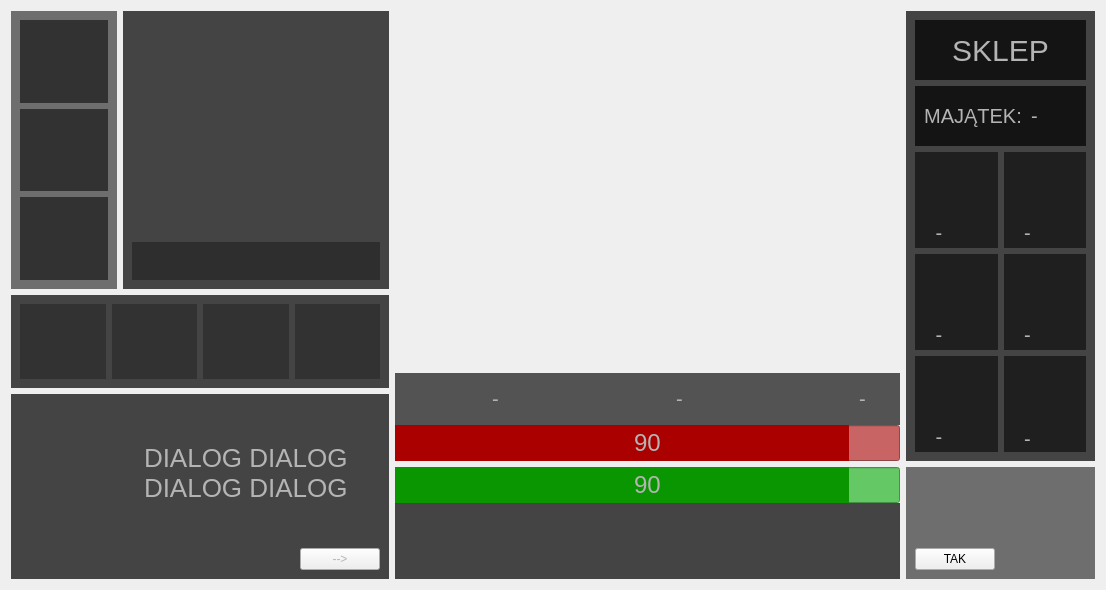
<?xml version="1.0" encoding="UTF-8"?>
<ui version="4.0">
 <class>GameScreen</class>
 <widget class="QWidget" name="GameScreen">
  <property name="geometry">
   <rect>
    <x>0</x>
    <y>0</y>
    <width>1106</width>
    <height>590</height>
   </rect>
  </property>
  <property name="windowTitle">
   <string>Form</string>
  </property>
  <property name="styleSheet">
   <string notr="true">#GameScreen {
border-image: url(:/images/images/Level 0 - Prologue/Pic5.png) 0 0 0 0 stretch stretch;
}</string>
  </property>
  <layout class="QHBoxLayout" name="horizontalLayout_16" stretch="6,8,3">
   <item>
    <layout class="QVBoxLayout" name="verticalLayout_11" stretch="3,1,2">
     <item>
      <layout class="QHBoxLayout" name="horizontalLayout_15" stretch="2,5">
       <item>
        <widget class="QWidget" name="specialItemsWidget" native="true">
         <property name="styleSheet">
          <string notr="true">background-color: rgba(20,20,20,150);</string>
         </property>
         <layout class="QVBoxLayout" name="verticalLayout_2">
          <item>
           <widget class="QLabel" name="blahajSlotLabel">
            <property name="styleSheet">
             <string notr="true">background-color: rgb(50,50,50);</string>
            </property>
            <property name="text">
             <string/>
            </property>
           </widget>
          </item>
          <item>
           <widget class="QLabel" name="manulSlotLabel">
            <property name="styleSheet">
             <string notr="true">background-color: rgb(50,50,50);</string>
            </property>
            <property name="text">
             <string/>
            </property>
           </widget>
          </item>
          <item>
           <widget class="QLabel" name="drPieprzerSlotLabel">
            <property name="styleSheet">
             <string notr="true">background-color: rgb(50,50,50);</string>
            </property>
            <property name="text">
             <string/>
            </property>
           </widget>
          </item>
         </layout>
        </widget>
       </item>
       <item>
        <widget class="QWidget" name="heroWidget" native="true">
         <property name="styleSheet">
          <string notr="true">#heroWidget {
background-color: rgba(20,20,20,200);
}</string>
         </property>
         <layout class="QVBoxLayout" name="verticalLayout" stretch="6,1">
          <item>
           <widget class="QLabel" name="heroLabel">
            <property name="styleSheet">
             <string notr="true">border-image: url(:/images/images/AppScreenArt/Woman.png) 0 0 0 0 stretch stretch;</string>
            </property>
            <property name="text">
             <string/>
            </property>
           </widget>
          </item>
          <item>
           <widget class="QWidget" name="heroStatWidget" native="true">
            <property name="styleSheet">
             <string notr="true">#heroStatWidget {
background-color: rgba(40,40,40,200);
}</string>
            </property>
            <layout class="QHBoxLayout" name="horizontalLayout" stretch="2,2,1,2,2,1,2,2">
             <item>
              <widget class="QLabel" name="heroAttackPointsIconLabel">
               <property name="styleSheet">
                <string notr="true">#heroAttackPointsIconLabel {
border-image: url(:/images/images/AppScreenArt/attackPoints.png) 0 0 0 0 stretch stretch;
}</string>
               </property>
               <property name="text">
                <string/>
               </property>
              </widget>
             </item>
             <item>
              <widget class="QLabel" name="heroAttackPointsLabel">
               <property name="styleSheet">
                <string notr="true">color: rgb(180,180,180);
font-size: 16px;</string>
               </property>
               <property name="text">
                <string/>
               </property>
               <property name="alignment">
                <set>Qt::AlignCenter</set>
               </property>
              </widget>
             </item>
             <item>
              <spacer name="horizontalSpacer_2">
               <property name="orientation">
                <enum>Qt::Horizontal</enum>
               </property>
               <property name="sizeHint" stdset="0">
                <size>
                 <width>2</width>
                 <height>20</height>
                </size>
               </property>
              </spacer>
             </item>
             <item>
              <widget class="QLabel" name="heroDefensePointsIconLabel">
               <property name="styleSheet">
                <string notr="true">#heroDefensePointsIconLabel {
border-image: url(:/images/images/AppScreenArt/defensePoints.png) 0 0 0 0 stretch stretch;
}</string>
               </property>
               <property name="text">
                <string/>
               </property>
              </widget>
             </item>
             <item>
              <widget class="QLabel" name="heroDefensePointsLabel">
               <property name="styleSheet">
                <string notr="true">color: rgb(180,180,180);
font-size: 16px;</string>
               </property>
               <property name="text">
                <string/>
               </property>
               <property name="alignment">
                <set>Qt::AlignCenter</set>
               </property>
              </widget>
             </item>
             <item>
              <spacer name="horizontalSpacer_3">
               <property name="orientation">
                <enum>Qt::Horizontal</enum>
               </property>
               <property name="sizeHint" stdset="0">
                <size>
                 <width>3</width>
                 <height>20</height>
                </size>
               </property>
              </spacer>
             </item>
             <item>
              <widget class="QLabel" name="heroHealthPointsIconLabel">
               <property name="styleSheet">
                <string notr="true">#heroHealthPointsIconLabel {
border-image: url(:/images/images/AppScreenArt/healthPoints.png) 0 0 0 0 stretch stretch;
}</string>
               </property>
               <property name="text">
                <string/>
               </property>
              </widget>
             </item>
             <item>
              <widget class="QLabel" name="heroHealthPointsLabel">
               <property name="styleSheet">
                <string notr="true">color: rgb(180,180,180);
font-size: 16px;</string>
               </property>
               <property name="text">
                <string/>
               </property>
               <property name="alignment">
                <set>Qt::AlignCenter</set>
               </property>
              </widget>
             </item>
            </layout>
           </widget>
          </item>
         </layout>
        </widget>
       </item>
      </layout>
     </item>
     <item>
      <widget class="QWidget" name="inventoryWidget" native="true">
       <property name="styleSheet">
        <string notr="true">#inventoryWidget {
background-color: rgba(20,20,20,200);
}</string>
       </property>
       <layout class="QHBoxLayout" name="horizontalLayout_3">
        <item>
         <widget class="QLabel" name="keychainLabel">
          <property name="styleSheet">
           <string notr="true">#keychainLabel {
background-color: rgb(50,50,50);
}</string>
          </property>
          <property name="text">
           <string/>
          </property>
          <property name="alignment">
           <set>Qt::AlignCenter</set>
          </property>
         </widget>
        </item>
        <item>
         <widget class="QLabel" name="keyLabel">
          <property name="styleSheet">
           <string notr="true">#keyLabel {
background-color: rgb(50,50,50);
}</string>
          </property>
          <property name="text">
           <string/>
          </property>
         </widget>
        </item>
        <item>
         <widget class="QLabel" name="idLabel">
          <property name="styleSheet">
           <string notr="true">#idLabel {
background-color: rgb(50,50,50);
}</string>
          </property>
          <property name="text">
           <string/>
          </property>
         </widget>
        </item>
        <item>
         <widget class="QLabel" name="moneyLabel">
          <property name="styleSheet">
           <string notr="true">#moneyLabel {
background-color: rgb(50,50,50);
}</string>
          </property>
          <property name="text">
           <string/>
          </property>
         </widget>
        </item>
       </layout>
      </widget>
     </item>
     <item>
      <widget class="QWidget" name="dialogWidget" native="true">
       <property name="styleSheet">
        <string notr="true">#dialogWidget {
background-color: rgba(20,20,20,200);
}</string>
       </property>
       <layout class="QHBoxLayout" name="horizontalLayout_2" stretch="1,2">
        <item>
         <layout class="QVBoxLayout" name="nameAndSpeakerLayout" stretch="4,1">
          <item>
           <widget class="QLabel" name="speakerLabel">
            <property name="text">
             <string/>
            </property>
            <property name="alignment">
             <set>Qt::AlignCenter</set>
            </property>
           </widget>
          </item>
          <item>
           <widget class="QLabel" name="nameLabel">
            <property name="styleSheet">
             <string notr="true">#nameLabel {
color: rgb(180,180,180);
font-size: 20px;
}</string>
            </property>
            <property name="text">
             <string/>
            </property>
            <property name="alignment">
             <set>Qt::AlignCenter</set>
            </property>
           </widget>
          </item>
         </layout>
        </item>
        <item>
         <layout class="QVBoxLayout" name="dialogAndCLayout" stretch="4,1">
          <item>
           <widget class="QLabel" name="dialogLabel">
            <property name="styleSheet">
             <string notr="true">#dialogLabel {
color: rgb(180,180,180);
font-size: 26px;
}</string>
            </property>
            <property name="text">
             <string>DIALOG DIALOG DIALOG DIALOG</string>
            </property>
            <property name="wordWrap">
             <bool>true</bool>
            </property>
           </widget>
          </item>
          <item>
           <layout class="QHBoxLayout" name="continueButtonLayout">
            <item>
             <spacer name="horizontalSpacer">
              <property name="orientation">
               <enum>Qt::Horizontal</enum>
              </property>
              <property name="sizeHint" stdset="0">
               <size>
                <width>40</width>
                <height>20</height>
               </size>
              </property>
             </spacer>
            </item>
            <item>
             <widget class="QPushButton" name="continueButton">
              <property name="styleSheet">
               <string notr="true">#continueButton {
color: rgb(180,180,180);
}</string>
              </property>
              <property name="text">
               <string>--&gt;</string>
              </property>
             </widget>
            </item>
           </layout>
          </item>
         </layout>
        </item>
       </layout>
      </widget>
     </item>
    </layout>
   </item>
   <item>
    <layout class="QVBoxLayout" name="verticalLayout_15" stretch="4,1">
     <item>
      <widget class="QWidget" name="enemyWidget" native="true">
       <property name="styleSheet">
        <string notr="true"/>
       </property>
       <layout class="QVBoxLayout" name="verticalLayout_3" stretch="7,1,1">
        <property name="spacing">
         <number>0</number>
        </property>
        <property name="leftMargin">
         <number>0</number>
        </property>
        <property name="topMargin">
         <number>0</number>
        </property>
        <property name="rightMargin">
         <number>0</number>
        </property>
        <property name="bottomMargin">
         <number>0</number>
        </property>
        <item>
         <widget class="QClickableLabel" name="enemyLabel">
          <property name="text">
           <string/>
          </property>
         </widget>
        </item>
        <item>
         <widget class="QWidget" name="enemyStatWidget" native="true">
          <property name="styleSheet">
           <string notr="true">#enemyStatWidget {
background-color: rgba(40,40,40,200);
}</string>
          </property>
          <layout class="QHBoxLayout" name="horizontalLayout_4" stretch="1,1,1,1,1,1,1,1">
           <item>
            <widget class="QLabel" name="enemyAttackPointsIconLabel">
             <property name="styleSheet">
              <string notr="true">#enemyAttackPointsIconLabel {
border-image: url(:/images/images/AppScreenArt/attackPoints.png) 0 0 0 0 stretch stretch;
}</string>
             </property>
             <property name="text">
              <string/>
             </property>
            </widget>
           </item>
           <item>
            <widget class="QLabel" name="enemyAttackPointsLabel">
             <property name="styleSheet">
              <string notr="true">color: rgb(180,180,180);
font-size: 20px;</string>
             </property>
             <property name="text">
              <string>-</string>
             </property>
             <property name="alignment">
              <set>Qt::AlignCenter</set>
             </property>
            </widget>
           </item>
           <item>
            <spacer name="horizontalSpacer_4">
             <property name="orientation">
              <enum>Qt::Horizontal</enum>
             </property>
             <property name="sizeHint" stdset="0">
              <size>
               <width>6</width>
               <height>20</height>
              </size>
             </property>
            </spacer>
           </item>
           <item>
            <widget class="QLabel" name="enemyDefensePointsIconLabel">
             <property name="styleSheet">
              <string notr="true">#enemyDefensePointsIconLabel {
border-image: url(:/images/images/AppScreenArt/defensePoints.png) 0 0 0 0 stretch stretch;
}</string>
             </property>
             <property name="text">
              <string/>
             </property>
            </widget>
           </item>
           <item>
            <widget class="QLabel" name="enemyDefensePointsLabel">
             <property name="styleSheet">
              <string notr="true">color: rgb(180,180,180);
font-size: 20px;</string>
             </property>
             <property name="text">
              <string>-</string>
             </property>
             <property name="alignment">
              <set>Qt::AlignCenter</set>
             </property>
            </widget>
           </item>
           <item>
            <spacer name="horizontalSpacer_5">
             <property name="orientation">
              <enum>Qt::Horizontal</enum>
             </property>
             <property name="sizeHint" stdset="0">
              <size>
               <width>7</width>
               <height>20</height>
              </size>
             </property>
            </spacer>
           </item>
           <item>
            <widget class="QLabel" name="enemyHealthPointsIconLabel">
             <property name="styleSheet">
              <string notr="true">#enemyHealthPointsIconLabel {
border-image: url(:/images/images/AppScreenArt/healthPoints.png) 0 0 0 0 stretch stretch;
}</string>
             </property>
             <property name="text">
              <string/>
             </property>
            </widget>
           </item>
           <item>
            <widget class="QLabel" name="enemyHealthPointsLabel">
             <property name="styleSheet">
              <string notr="true">color: rgb(180,180,180);
font-size: 20px;</string>
             </property>
             <property name="text">
              <string>-</string>
             </property>
             <property name="alignment">
              <set>Qt::AlignCenter</set>
             </property>
            </widget>
           </item>
          </layout>
         </widget>
        </item>
        <item>
         <widget class="QProgressBar" name="enemyHealthBar">
          <property name="styleSheet">
           <string notr="true">#enemyHealthBar {
color: rgb(180,180,180);
background-color: rgb(200,100,100);
text-align: center;
font-size: 24px;
}
#enemyHealthBar::chunk {
background-color: rgb(170,0,0);
}</string>
          </property>
          <property name="value">
           <number>90</number>
          </property>
          <property name="format">
           <string>%v</string>
          </property>
         </widget>
        </item>
       </layout>
      </widget>
     </item>
     <item>
      <layout class="QVBoxLayout" name="verticalLayout_13" stretch="1,1">
       <property name="spacing">
        <number>0</number>
       </property>
       <item>
        <widget class="QProgressBar" name="heroHealthBar">
         <property name="styleSheet">
          <string notr="true">#heroHealthBar {
color: rgb(180,180,180);
background-color: rgb(100,200,100);
text-align: center;
font-size: 24px;
}
#heroHealthBar::chunk {
background-color: rgb(10,150,0);
}</string>
         </property>
         <property name="value">
          <number>90</number>
         </property>
         <property name="format">
          <string>%v</string>
         </property>
        </widget>
       </item>
       <item>
        <widget class="QWidget" name="actionsWidget" native="true">
         <property name="styleSheet">
          <string notr="true">#actionsWidget {
background-color: rgba(20,20,20,200);
}
QPushButton:hover {
border-width: 2px;
border-color: rgb(180,180,180);
background-color: rgb(20,20,20);
}</string>
         </property>
         <layout class="QHBoxLayout" name="horizontalLayout_13" stretch="1,1,1,1,1,1,1">
          <item>
           <spacer name="horizontalSpacer_9">
            <property name="orientation">
             <enum>Qt::Horizontal</enum>
            </property>
            <property name="sizeHint" stdset="0">
             <size>
              <width>40</width>
              <height>20</height>
             </size>
            </property>
           </spacer>
          </item>
          <item>
           <widget class="QPushButton" name="attackActionButton">
            <property name="sizePolicy">
             <sizepolicy hsizetype="Preferred" vsizetype="Preferred">
              <horstretch>0</horstretch>
              <verstretch>0</verstretch>
             </sizepolicy>
            </property>
            <property name="styleSheet">
             <string notr="true">border-style: solid;
border-image: url(:/images/images/AppScreenArt/DarkSword.png) 0 0 0 0 stretch stretch;</string>
            </property>
            <property name="text">
             <string/>
            </property>
           </widget>
          </item>
          <item>
           <spacer name="horizontalSpacer_6">
            <property name="orientation">
             <enum>Qt::Horizontal</enum>
            </property>
            <property name="sizeHint" stdset="0">
             <size>
              <width>40</width>
              <height>20</height>
             </size>
            </property>
           </spacer>
          </item>
          <item>
           <widget class="QPushButton" name="defenseActionButton">
            <property name="sizePolicy">
             <sizepolicy hsizetype="Preferred" vsizetype="Preferred">
              <horstretch>0</horstretch>
              <verstretch>0</verstretch>
             </sizepolicy>
            </property>
            <property name="styleSheet">
             <string notr="true">border-style: solid;
border-image: url(:/images/images/AppScreenArt/DarkShield.png) 0 0 0 0 stretch stretch;</string>
            </property>
            <property name="text">
             <string/>
            </property>
           </widget>
          </item>
          <item>
           <spacer name="horizontalSpacer_7">
            <property name="orientation">
             <enum>Qt::Horizontal</enum>
            </property>
            <property name="sizeHint" stdset="0">
             <size>
              <width>40</width>
              <height>20</height>
             </size>
            </property>
           </spacer>
          </item>
          <item>
           <widget class="QPushButton" name="healActionButton">
            <property name="sizePolicy">
             <sizepolicy hsizetype="Preferred" vsizetype="Preferred">
              <horstretch>0</horstretch>
              <verstretch>0</verstretch>
             </sizepolicy>
            </property>
            <property name="styleSheet">
             <string notr="true">border-style: solid;
border-image: url(:/images/images/AppScreenArt/DarkHeart.png) 0 0 0 0 stretch stretch;</string>
            </property>
            <property name="text">
             <string/>
            </property>
           </widget>
          </item>
          <item>
           <spacer name="horizontalSpacer_10">
            <property name="orientation">
             <enum>Qt::Horizontal</enum>
            </property>
            <property name="sizeHint" stdset="0">
             <size>
              <width>40</width>
              <height>20</height>
             </size>
            </property>
           </spacer>
          </item>
         </layout>
        </widget>
       </item>
      </layout>
     </item>
    </layout>
   </item>
   <item>
    <layout class="QVBoxLayout" name="verticalLayout_14" stretch="4,1">
     <item>
      <widget class="QWidget" name="shopWidget" native="true">
       <property name="styleSheet">
        <string notr="true">#shopWidget {
background-color: rgba(20,20,20,200);
}</string>
       </property>
       <layout class="QVBoxLayout" name="verticalLayout_10" stretch="1,1,5">
        <item>
         <widget class="QLabel" name="shopLabel">
          <property name="styleSheet">
           <string notr="true">#shopLabel {
background-color: rgb(20,20,20);
color: rgb(180,180,180);
font-size: 30px;
}</string>
          </property>
          <property name="text">
           <string>SKLEP</string>
          </property>
          <property name="alignment">
           <set>Qt::AlignCenter</set>
          </property>
         </widget>
        </item>
        <item>
         <widget class="QWidget" name="widget" native="true">
          <property name="styleSheet">
           <string notr="true">background-color: rgb(20,20,20);</string>
          </property>
          <layout class="QHBoxLayout" name="horizontalLayout_5" stretch="2,1,1">
           <item>
            <widget class="QLabel" name="majatekLabel">
             <property name="styleSheet">
              <string notr="true">color: rgb(180,180,180);
font-size: 20px;</string>
             </property>
             <property name="text">
              <string>MAJĄTEK:</string>
             </property>
             <property name="alignment">
              <set>Qt::AlignCenter</set>
             </property>
            </widget>
           </item>
           <item>
            <widget class="QLabel" name="amountOfMoneyLabel">
             <property name="styleSheet">
              <string notr="true">color: rgb(180,180,180);
font-size: 20px;</string>
             </property>
             <property name="text">
              <string>-</string>
             </property>
             <property name="alignment">
              <set>Qt::AlignCenter</set>
             </property>
            </widget>
           </item>
           <item>
            <widget class="QLabel" name="coinsLabel">
             <property name="minimumSize">
              <size>
               <width>30</width>
               <height>30</height>
              </size>
             </property>
             <property name="maximumSize">
              <size>
               <width>30</width>
               <height>30</height>
              </size>
             </property>
             <property name="styleSheet">
              <string notr="true">border-image: url(:/images/images/AppScreenArt/Coins.png) 0 0 0 0 stretch stretch;</string>
             </property>
             <property name="text">
              <string/>
             </property>
            </widget>
           </item>
          </layout>
         </widget>
        </item>
        <item>
         <layout class="QHBoxLayout" name="horizontalLayout_12" stretch="1,1">
          <item>
           <layout class="QVBoxLayout" name="normalShopLayout" stretch="1,1,1">
            <item>
             <widget class="QClickableWidget" name="weaponShopWidget" native="true">
              <property name="styleSheet">
               <string notr="true">#weaponShopWidget {
background-color: rgba(20,20,20,200);
}
#weaponShopWidget:hover {
background-color: rgb(20,20,20);
border-style: solid;
border-width: 2px;
border-color: rgb(180,180,180);
}</string>
              </property>
              <layout class="QVBoxLayout" name="verticalLayout_4" stretch="2,1">
               <property name="spacing">
                <number>5</number>
               </property>
               <property name="bottomMargin">
                <number>0</number>
               </property>
               <item>
                <widget class="QLabel" name="weaponShopLabel">
                 <property name="text">
                  <string/>
                 </property>
                </widget>
               </item>
               <item>
                <layout class="QHBoxLayout" name="horizontalLayout_6" stretch="3,2">
                 <item>
                  <widget class="QLabel" name="weaponShopPriceLabel">
                   <property name="styleSheet">
                    <string notr="true">color: rgb(180,180,180);
font-size: 20px;</string>
                   </property>
                   <property name="text">
                    <string>-</string>
                   </property>
                   <property name="alignment">
                    <set>Qt::AlignCenter</set>
                   </property>
                  </widget>
                 </item>
                 <item>
                  <widget class="QLabel" name="coinsLabel_3">
                   <property name="minimumSize">
                    <size>
                     <width>30</width>
                     <height>30</height>
                    </size>
                   </property>
                   <property name="styleSheet">
                    <string notr="true">border-image: url(:/images/images/AppScreenArt/Coins.png) 0 0 0 0 stretch stretch;</string>
                   </property>
                   <property name="text">
                    <string/>
                   </property>
                  </widget>
                 </item>
                </layout>
               </item>
              </layout>
             </widget>
            </item>
            <item>
             <widget class="QClickableWidget" name="shieldShopWidget" native="true">
              <property name="styleSheet">
               <string notr="true">#shieldShopWidget {
background-color: rgba(20,20,20,200);
}
#shieldShopWidget:hover {
background-color: rgb(20,20,20);
border-style: solid;
border-width: 2px;
border-color: rgb(180,180,180);
}</string>
              </property>
              <layout class="QVBoxLayout" name="verticalLayout_5" stretch="2,1">
               <property name="spacing">
                <number>5</number>
               </property>
               <property name="bottomMargin">
                <number>0</number>
               </property>
               <item>
                <widget class="QLabel" name="shieldShopLabel">
                 <property name="text">
                  <string/>
                 </property>
                </widget>
               </item>
               <item>
                <layout class="QHBoxLayout" name="horizontalLayout_8" stretch="3,2">
                 <item>
                  <widget class="QLabel" name="shieldShopPriceLabel">
                   <property name="styleSheet">
                    <string notr="true">color: rgb(180,180,180);
font-size: 20px;</string>
                   </property>
                   <property name="text">
                    <string>-</string>
                   </property>
                   <property name="alignment">
                    <set>Qt::AlignCenter</set>
                   </property>
                  </widget>
                 </item>
                 <item>
                  <widget class="QLabel" name="coinsLabel_5">
                   <property name="minimumSize">
                    <size>
                     <width>30</width>
                     <height>30</height>
                    </size>
                   </property>
                   <property name="styleSheet">
                    <string notr="true">border-image: url(:/images/images/AppScreenArt/Coins.png) 0 0 0 0 stretch stretch;</string>
                   </property>
                   <property name="text">
                    <string/>
                   </property>
                  </widget>
                 </item>
                </layout>
               </item>
              </layout>
             </widget>
            </item>
            <item>
             <widget class="QClickableWidget" name="healthShopWidget" native="true">
              <property name="styleSheet">
               <string notr="true">#healthShopWidget {
background-color: rgba(20,20,20,200);
}
#healthShopWidget:hover {
background-color: rgb(20,20,20);
border-style: solid;
border-width: 2px;
border-color: rgb(180,180,180);
}</string>
              </property>
              <layout class="QVBoxLayout" name="verticalLayout_6" stretch="2,1">
               <property name="spacing">
                <number>5</number>
               </property>
               <property name="bottomMargin">
                <number>0</number>
               </property>
               <item>
                <widget class="QLabel" name="healthShopLabel">
                 <property name="text">
                  <string/>
                 </property>
                </widget>
               </item>
               <item>
                <layout class="QHBoxLayout" name="horizontalLayout_10" stretch="3,2">
                 <item>
                  <widget class="QLabel" name="healthShopPriceLabel">
                   <property name="styleSheet">
                    <string notr="true">color: rgb(180,180,180);
font-size: 20px;</string>
                   </property>
                   <property name="text">
                    <string>-</string>
                   </property>
                   <property name="alignment">
                    <set>Qt::AlignCenter</set>
                   </property>
                  </widget>
                 </item>
                 <item>
                  <widget class="QLabel" name="coinsLabel_7">
                   <property name="minimumSize">
                    <size>
                     <width>30</width>
                     <height>30</height>
                    </size>
                   </property>
                   <property name="styleSheet">
                    <string notr="true">border-image: url(:/images/images/AppScreenArt/Coins.png) 0 0 0 0 stretch stretch;</string>
                   </property>
                   <property name="text">
                    <string/>
                   </property>
                  </widget>
                 </item>
                </layout>
               </item>
              </layout>
             </widget>
            </item>
           </layout>
          </item>
          <item>
           <layout class="QVBoxLayout" name="specialShopLayout">
            <item>
             <widget class="QClickableWidget" name="blahajShopWidget" native="true">
              <property name="styleSheet">
               <string notr="true">#blahajShopWidget {
background-color: rgba(20,20,20,200);
}
#blahajShopWidget:hover {
background-color: rgb(20,20,20);
border-style: solid;
border-width: 2px;
border-color: rgb(180,180,180);
}</string>
              </property>
              <layout class="QVBoxLayout" name="verticalLayout_7" stretch="2,1">
               <property name="spacing">
                <number>5</number>
               </property>
               <property name="bottomMargin">
                <number>0</number>
               </property>
               <item>
                <widget class="QLabel" name="blahajShopLabel">
                 <property name="styleSheet">
                  <string notr="true">#blahajShopLabel {
border-image: url(:/images/images/Shop - Special/Blahaj.png) 0 0 0 0 stretch stretch;
}</string>
                 </property>
                 <property name="text">
                  <string/>
                 </property>
                 <property name="alignment">
                  <set>Qt::AlignCenter</set>
                 </property>
                </widget>
               </item>
               <item>
                <layout class="QHBoxLayout" name="horizontalLayout_7" stretch="3,2">
                 <item>
                  <widget class="QLabel" name="blahajShopPriceLabel">
                   <property name="styleSheet">
                    <string notr="true">color: rgb(180,180,180);
font-size: 20px;</string>
                   </property>
                   <property name="text">
                    <string>-</string>
                   </property>
                   <property name="alignment">
                    <set>Qt::AlignCenter</set>
                   </property>
                  </widget>
                 </item>
                 <item>
                  <widget class="QLabel" name="coinsLabel_4">
                   <property name="minimumSize">
                    <size>
                     <width>30</width>
                     <height>30</height>
                    </size>
                   </property>
                   <property name="styleSheet">
                    <string notr="true">border-image: url(:/images/images/AppScreenArt/Coins.png) 0 0 0 0 stretch stretch;</string>
                   </property>
                   <property name="text">
                    <string/>
                   </property>
                  </widget>
                 </item>
                </layout>
               </item>
              </layout>
             </widget>
            </item>
            <item>
             <widget class="QClickableWidget" name="manulShopWidget" native="true">
              <property name="styleSheet">
               <string notr="true">#manulShopWidget {
background-color: rgba(20,20,20,200);
}
#manulShopWidget:hover {
background-color: rgb(20,20,20);
border-style: solid;
border-width: 2px;
border-color: rgb(180,180,180);
}</string>
              </property>
              <layout class="QVBoxLayout" name="verticalLayout_8" stretch="2,1">
               <property name="spacing">
                <number>5</number>
               </property>
               <property name="bottomMargin">
                <number>0</number>
               </property>
               <item>
                <widget class="QLabel" name="manulShopLabel">
                 <property name="styleSheet">
                  <string notr="true">#manulShopLabel {
border-image: url(:/images/images/Shop - Special/Manul.png) 0 0 0 0 stretch stretch;
}</string>
                 </property>
                 <property name="text">
                  <string/>
                 </property>
                 <property name="alignment">
                  <set>Qt::AlignCenter</set>
                 </property>
                </widget>
               </item>
               <item>
                <layout class="QHBoxLayout" name="horizontalLayout_9" stretch="3,2">
                 <item>
                  <widget class="QLabel" name="manulShopPriceLabel">
                   <property name="styleSheet">
                    <string notr="true">color: rgb(180,180,180);
font-size: 20px;</string>
                   </property>
                   <property name="text">
                    <string>-</string>
                   </property>
                   <property name="alignment">
                    <set>Qt::AlignCenter</set>
                   </property>
                  </widget>
                 </item>
                 <item>
                  <widget class="QLabel" name="coinsLabel_6">
                   <property name="minimumSize">
                    <size>
                     <width>30</width>
                     <height>30</height>
                    </size>
                   </property>
                   <property name="styleSheet">
                    <string notr="true">border-image: url(:/images/images/AppScreenArt/Coins.png) 0 0 0 0 stretch stretch;</string>
                   </property>
                   <property name="text">
                    <string/>
                   </property>
                  </widget>
                 </item>
                </layout>
               </item>
              </layout>
             </widget>
            </item>
            <item>
             <widget class="QClickableWidget" name="drPieprzerShopWidget" native="true">
              <property name="styleSheet">
               <string notr="true">#drPieprzerShopWidget {
background-color: rgba(20,20,20,200);
}
#drPieprzerShopWidget:hover {
background-color: rgb(20,20,20);
border-style: solid;
border-width: 2px;
border-color: rgb(180,180,180);
}</string>
              </property>
              <layout class="QVBoxLayout" name="verticalLayout_9" stretch="2,1">
               <property name="spacing">
                <number>5</number>
               </property>
               <property name="bottomMargin">
                <number>0</number>
               </property>
               <item>
                <widget class="QLabel" name="drPieprzerShopLabel">
                 <property name="styleSheet">
                  <string notr="true">#drPieprzerShopLabel {
border-image: url(:/images/images/Shop - Special/DrPieprzer.png) 0 0 0 0 stretch stretch;
}</string>
                 </property>
                 <property name="text">
                  <string/>
                 </property>
                 <property name="alignment">
                  <set>Qt::AlignCenter</set>
                 </property>
                </widget>
               </item>
               <item>
                <layout class="QHBoxLayout" name="horizontalLayout_11" stretch="3,2">
                 <item>
                  <widget class="QLabel" name="drPieprzerShopPriceLabel">
                   <property name="styleSheet">
                    <string notr="true">color: rgb(180,180,180);
font-size: 20px;</string>
                   </property>
                   <property name="text">
                    <string>-</string>
                   </property>
                   <property name="alignment">
                    <set>Qt::AlignCenter</set>
                   </property>
                  </widget>
                 </item>
                 <item>
                  <widget class="QLabel" name="coinsLabel_2">
                   <property name="minimumSize">
                    <size>
                     <width>30</width>
                     <height>0</height>
                    </size>
                   </property>
                   <property name="styleSheet">
                    <string notr="true">border-image: url(:/images/images/AppScreenArt/Coins.png) 0 0 0 0 stretch stretch;</string>
                   </property>
                   <property name="text">
                    <string/>
                   </property>
                  </widget>
                 </item>
                </layout>
               </item>
              </layout>
             </widget>
            </item>
           </layout>
          </item>
         </layout>
        </item>
       </layout>
      </widget>
     </item>
     <item>
      <widget class="QWidget" name="actionSelectionWidget" native="true">
       <property name="styleSheet">
        <string notr="true">#actionSelectionWidget {
background-color: rgba(20,20,20,150);
}</string>
       </property>
       <layout class="QVBoxLayout" name="verticalLayout_12" stretch="4,1">
        <item>
         <widget class="QLabel" name="infoAboutActionLabel">
          <property name="styleSheet">
           <string notr="true">color: rgb(180,180,180);
font-size: 20px;</string>
          </property>
          <property name="text">
           <string/>
          </property>
          <property name="wordWrap">
           <bool>true</bool>
          </property>
         </widget>
        </item>
        <item>
         <layout class="QHBoxLayout" name="horizontalLayout_14">
          <item>
           <widget class="QPushButton" name="confirmButton">
            <property name="text">
             <string>TAK</string>
            </property>
           </widget>
          </item>
          <item>
           <spacer name="horizontalSpacer_8">
            <property name="orientation">
             <enum>Qt::Horizontal</enum>
            </property>
            <property name="sizeHint" stdset="0">
             <size>
              <width>40</width>
              <height>20</height>
             </size>
            </property>
           </spacer>
          </item>
         </layout>
        </item>
       </layout>
      </widget>
     </item>
    </layout>
   </item>
  </layout>
 </widget>
 <customwidgets>
  <customwidget>
   <class>QClickableWidget</class>
   <extends>QWidget</extends>
   <header location="global">qclickablewidget.h</header>
   <container>1</container>
  </customwidget>
  <customwidget>
   <class>QClickableLabel</class>
   <extends>QLabel</extends>
   <header>qclickablelabel.h</header>
  </customwidget>
 </customwidgets>
 <resources/>
 <connections/>
</ui>
